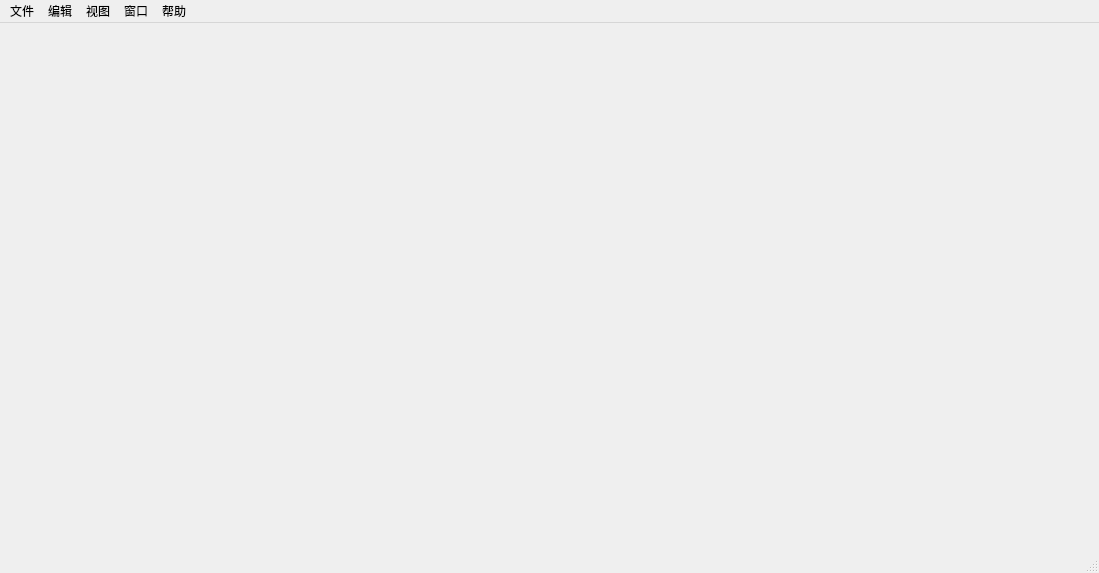
<?xml version="1.0" encoding="UTF-8"?>
<ui version="4.0">
 <class>CFMainWindow</class>
 <widget class="QMainWindow" name="CFMainWindow">
  <property name="geometry">
   <rect>
    <x>0</x>
    <y>0</y>
    <width>1099</width>
    <height>573</height>
   </rect>
  </property>
  <property name="windowTitle">
   <string>CFMainWindow</string>
  </property>
  <widget class="QWidget" name="centralWidget"/>
  <widget class="QMenuBar" name="menuBar">
   <property name="geometry">
    <rect>
     <x>0</x>
     <y>0</y>
     <width>1099</width>
     <height>25</height>
    </rect>
   </property>
   <widget class="QMenu" name="menuFile">
    <property name="title">
     <string>文件</string>
    </property>
    <widget class="QMenu" name="menu_2">
     <property name="title">
      <string>导入</string>
     </property>
     <addaction name="actionImportTTF"/>
    </widget>
    <addaction name="actionOpen"/>
    <addaction name="actionSaveAs"/>
    <addaction name="actionSave"/>
    <addaction name="separator"/>
    <addaction name="menu_2"/>
    <addaction name="actionExport"/>
    <addaction name="separator"/>
    <addaction name="actionClose"/>
   </widget>
   <widget class="QMenu" name="menuEdit">
    <property name="title">
     <string>编辑</string>
    </property>
    <addaction name="actionClear"/>
    <addaction name="actionNextStep"/>
    <addaction name="actionPrevousStep"/>
    <addaction name="separator"/>
    <addaction name="actionCut"/>
    <addaction name="actionCopy"/>
    <addaction name="actionPaste"/>
    <addaction name="actionClearEdit"/>
    <addaction name="separator"/>
    <addaction name="actionTopWidget"/>
    <addaction name="actionBottomWidget"/>
    <addaction name="actionForward"/>
    <addaction name="actionBackward"/>
   </widget>
   <widget class="QMenu" name="menuView">
    <property name="title">
     <string>视图</string>
    </property>
   </widget>
   <widget class="QMenu" name="menuWindow">
    <property name="title">
     <string>窗口</string>
    </property>
    <addaction name="actionZoomOut"/>
    <addaction name="actionZoomIn"/>
    <addaction name="actionZoom"/>
   </widget>
   <widget class="QMenu" name="menuHelp">
    <property name="title">
     <string>帮助</string>
    </property>
    <addaction name="actionIntro"/>
    <addaction name="actionAbout"/>
    <addaction name="actionUpdate"/>
   </widget>
   <addaction name="menuFile"/>
   <addaction name="menuEdit"/>
   <addaction name="menuView"/>
   <addaction name="menuWindow"/>
   <addaction name="menuHelp"/>
  </widget>
  <widget class="QStatusBar" name="statusBar"/>
  <action name="actionSaveAs">
   <property name="text">
    <string>另存为...</string>
   </property>
   <property name="toolTip">
    <string>另存为</string>
   </property>
   <property name="shortcut">
    <string>Ctrl+Shift+S</string>
   </property>
  </action>
  <action name="actionSave">
   <property name="text">
    <string>保存</string>
   </property>
   <property name="toolTip">
    <string>保存</string>
   </property>
   <property name="shortcut">
    <string>Ctrl+S</string>
   </property>
  </action>
  <action name="actionClose">
   <property name="text">
    <string>关闭</string>
   </property>
   <property name="toolTip">
    <string>关闭</string>
   </property>
   <property name="shortcut">
    <string>Ctrl+W</string>
   </property>
  </action>
  <action name="actionExport">
   <property name="text">
    <string>导出</string>
   </property>
   <property name="toolTip">
    <string>导出</string>
   </property>
  </action>
  <action name="actionZoomOut">
   <property name="text">
    <string>放大</string>
   </property>
   <property name="toolTip">
    <string>放大</string>
   </property>
   <property name="shortcut">
    <string>Ctrl+Shift++</string>
   </property>
  </action>
  <action name="actionZoomIn">
   <property name="text">
    <string>缩小</string>
   </property>
   <property name="toolTip">
    <string>缩小</string>
   </property>
   <property name="shortcut">
    <string>Ctrl+-</string>
   </property>
  </action>
  <action name="actionZoom">
   <property name="text">
    <string>100%</string>
   </property>
  </action>
  <action name="actionIntro">
   <property name="text">
    <string>使用说明...</string>
   </property>
   <property name="toolTip">
    <string>使用说明</string>
   </property>
  </action>
  <action name="actionAbout">
   <property name="text">
    <string>关于设计工具...</string>
   </property>
   <property name="toolTip">
    <string>关于设计工具</string>
   </property>
  </action>
  <action name="actionUpdate">
   <property name="text">
    <string>更新...</string>
   </property>
   <property name="toolTip">
    <string>更新</string>
   </property>
  </action>
  <action name="actionClear">
   <property name="text">
    <string>清空</string>
   </property>
   <property name="toolTip">
    <string>清空</string>
   </property>
  </action>
  <action name="actionNextStep">
   <property name="text">
    <string>下一步</string>
   </property>
   <property name="toolTip">
    <string>下一步</string>
   </property>
  </action>
  <action name="actionPrevousStep">
   <property name="text">
    <string>上一步</string>
   </property>
   <property name="toolTip">
    <string>上一步</string>
   </property>
  </action>
  <action name="actionCut">
   <property name="text">
    <string>剪切</string>
   </property>
   <property name="toolTip">
    <string>剪切</string>
   </property>
  </action>
  <action name="actionCopy">
   <property name="text">
    <string>拷贝</string>
   </property>
   <property name="toolTip">
    <string>拷贝</string>
   </property>
  </action>
  <action name="actionPaste">
   <property name="text">
    <string>粘贴</string>
   </property>
   <property name="toolTip">
    <string>粘贴</string>
   </property>
  </action>
  <action name="actionClearEdit">
   <property name="text">
    <string>清除效果</string>
   </property>
   <property name="toolTip">
    <string>清除效果</string>
   </property>
  </action>
  <action name="actionTopWidget">
   <property name="text">
    <string>图层置顶</string>
   </property>
   <property name="toolTip">
    <string>图层置顶</string>
   </property>
  </action>
  <action name="actionBottomWidget">
   <property name="text">
    <string>图层置底</string>
   </property>
   <property name="toolTip">
    <string>图层置底</string>
   </property>
  </action>
  <action name="actionForward">
   <property name="text">
    <string>上移一层</string>
   </property>
   <property name="toolTip">
    <string>上移一层</string>
   </property>
  </action>
  <action name="actionBackward">
   <property name="text">
    <string>下移一层</string>
   </property>
   <property name="toolTip">
    <string>下移一层</string>
   </property>
  </action>
  <action name="actionOpen">
   <property name="text">
    <string>打开</string>
   </property>
   <property name="toolTip">
    <string>打开</string>
   </property>
   <property name="shortcut">
    <string>Ctrl+O</string>
   </property>
  </action>
  <action name="actionImportTTF">
   <property name="text">
    <string>导入TTF...</string>
   </property>
   <property name="toolTip">
    <string>导入TTF</string>
   </property>
   <property name="shortcut">
    <string>Ctrl+I</string>
   </property>
  </action>
 </widget>
 <layoutdefault spacing="6" margin="11"/>
 <resources/>
 <connections/>
</ui>
